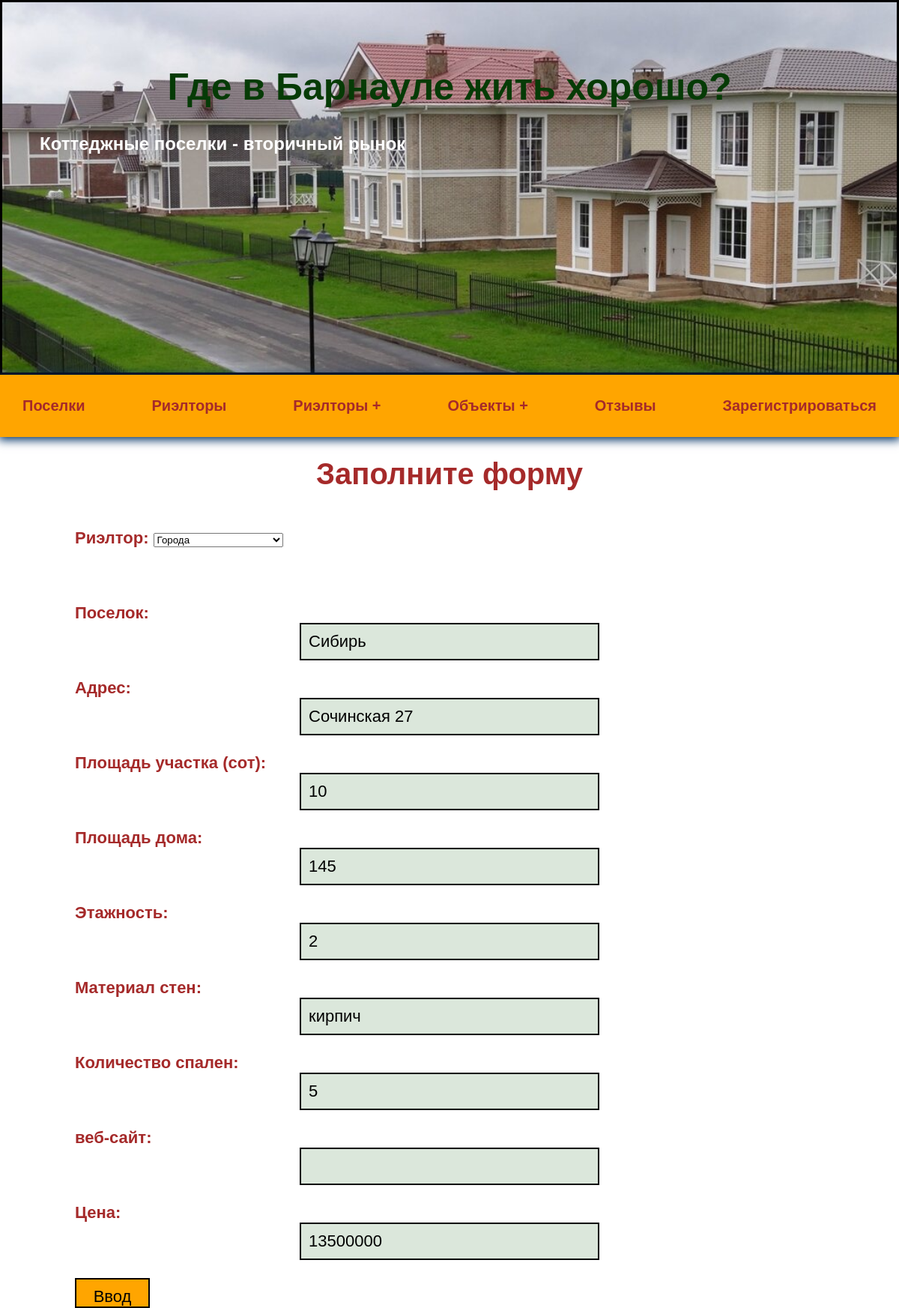
The app's page /realtors/update_cottage/5/, older data.
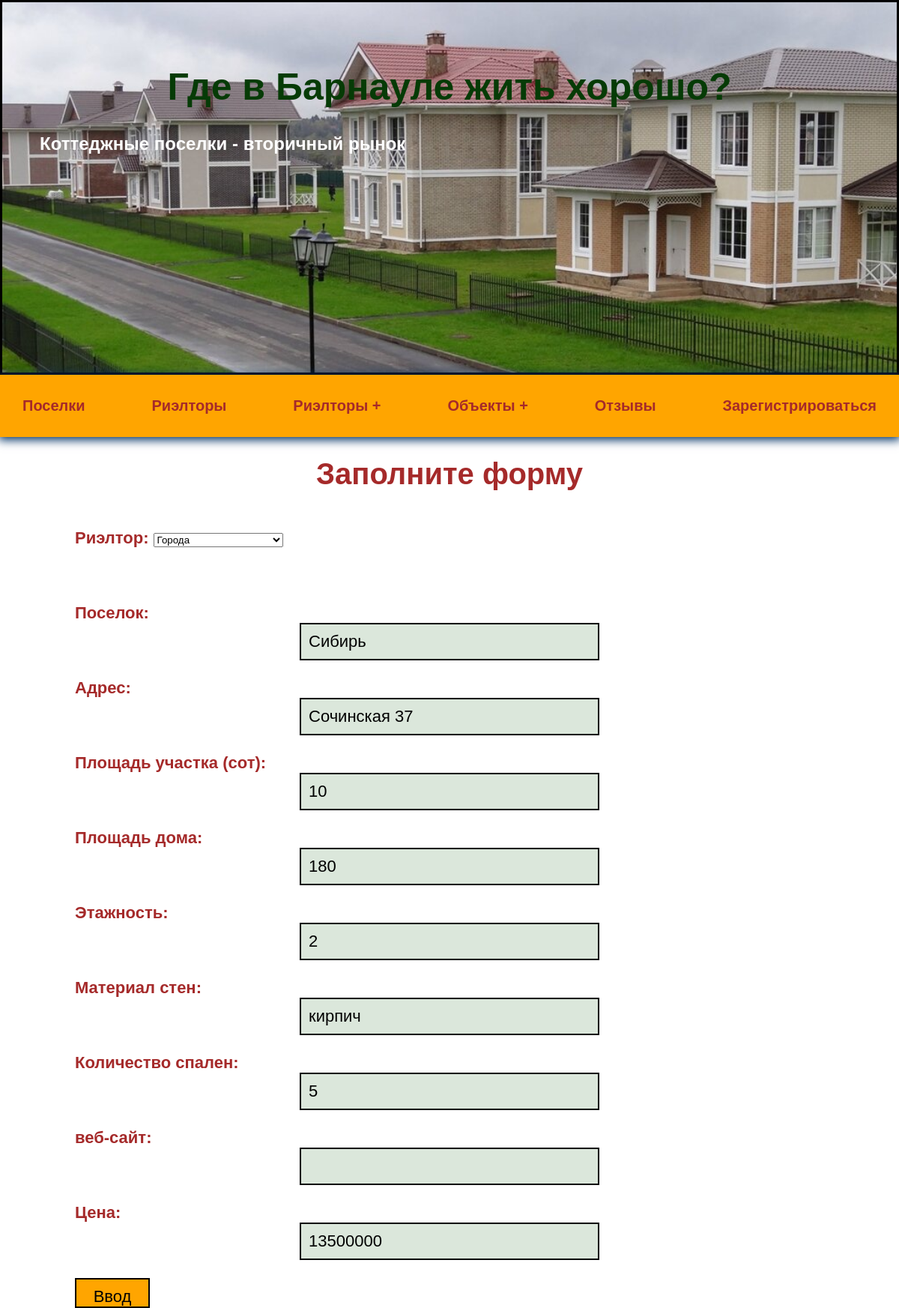
The same page, newer data.
### realtors/models.py (models this page shows, shortened)
class Cottage(models.Model):
    rlt = models.ForeignKey(Realtor, on_delete=models.CASCADE)
    village = models.CharField(max_length=100)
    adress = models.CharField(max_length=200)
    land_area = models.IntegerField(default=0)
    house_area = models.IntegerField(default=0)
    floors = models.IntegerField(default=1)
    walls = models.CharField(max_length=100)
    bedrooms = models.IntegerField(default=1)
    web_site = models.CharField(max_length=200, blank=True)
    price = models.IntegerField(default=0)

### realtors/views.py (the view)
# urls.py: path('update_cottage/<str:pk>/', views.update_cottage, name="update_cottage"),
def update_cottage(request,pk):
    cottage = Cottage.objects.get(id=pk)
    form = CottageForm(instance=cottage)
    if request.method == "POST":
        form = CottageForm(request.POST,instance=cottage)
        print(form)
        if form.is_valid():
            form.save()
            return redirect('realtor', pk=cottage.rlt.id)
    context = {'form': form,
               'cottage': cottage}
    return render(request, 'realtors/form-cottage.html', context)

### realtors/forms.py
class CottageForm(ModelForm):
    class Meta():
        model = Cottage
        fields = ['rlt', 'village', 'adress', 'land_area', 'house_area', 'floors', 'walls', 'bedrooms', 'web_site', 'price']
        labels = {
            'rlt': 'Риэлтор',
            'village': 'Поселок',
            'adress': 'Адрес',
            'land_area': 'Площадь участка (сот)',
            'house_area': 'Площадь дома',
            'floors': 'Этажность',
            'walls': 'Материал стен',
            'bedrooms': 'Количество спален',
            'web_site': 'веб-сайт',
            'price': 'Цена'
        }

### realtors/models.py (called while the page is built)
    def __str__(self):
        return self.title

### realtors/templates/realtors/form-cottage.html (shortened to what this page needs)
{% extends 'villages/base.html' %}
{% block content %}
<h1>Заполните форму</h1>
<form class="form" method="post">
    {% for field in form %}
    <div class="form__field">
        <label for="formInput#text">{{ field.label }}: </label>
            {{ field }}
    </div>
    {% endfor %}
    <input class="cottage-input" type="submit" value="Ввод">
</form>
{% endblock %}

Row changes from the older to the newer data that the page shows:
changed Cottage "Города": adress "Сочинская 27" → "Сочинская 37"; house_area "145" → "180"
